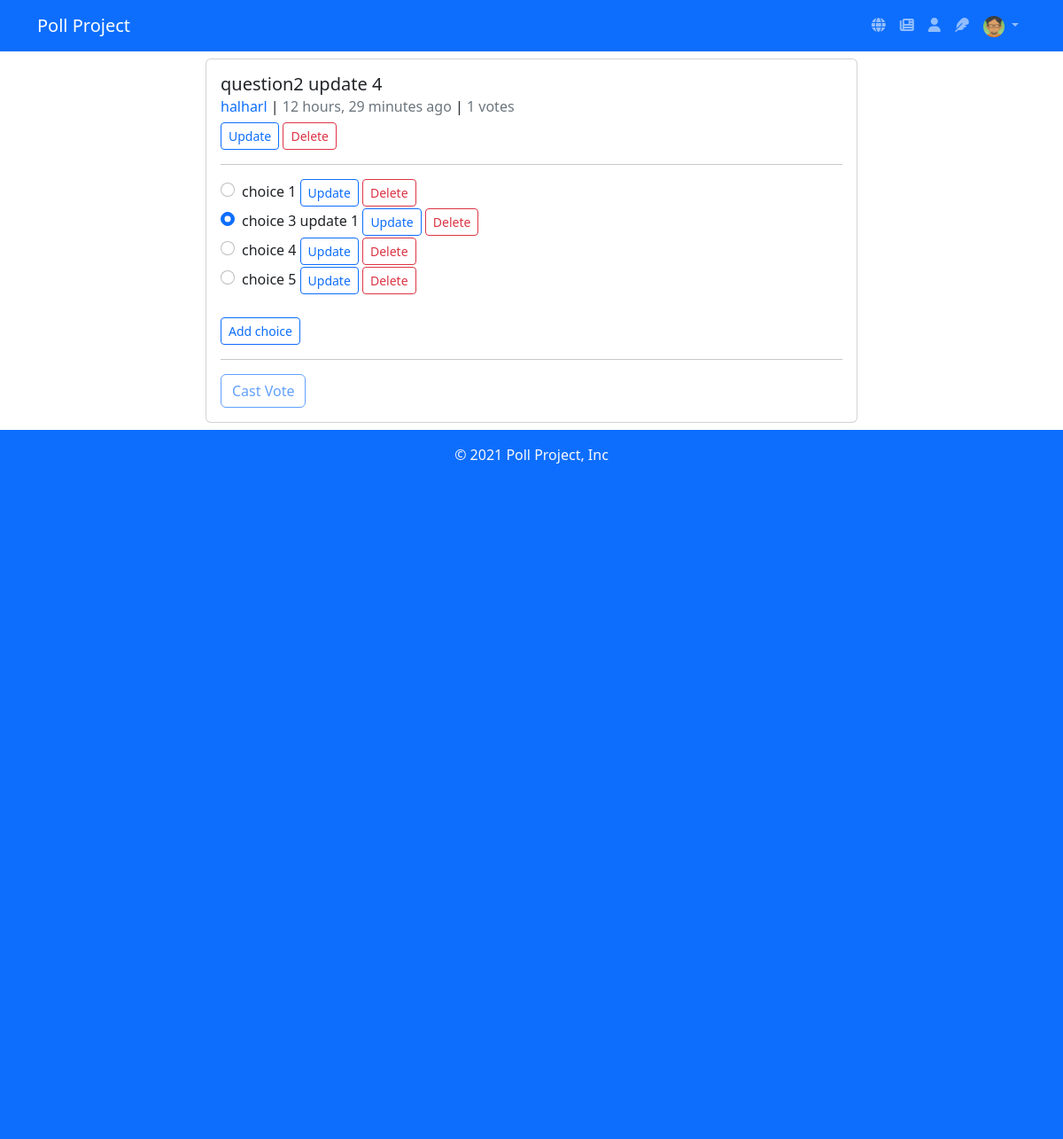
/polls/8/ (signed in), run on the app's committed database.
### profiles/models.py (models this page shows, shortened)
class Profile(models.Model):
    GENDER_CHOICES = (
        ("M", "Male"),
        ("F", "Female"),
    )
    user = models.OneToOneField(User, on_delete=models.CASCADE)
    image = models.ImageField(default="default.jpg", upload_to="profile_pics")
    location = models.CharField(max_length=100)
    gender = models.CharField(max_length=1, choices=GENDER_CHOICES)

### polls/models.py (models this page shows, shortened)
class Poll(models.Model):
    author = models.ForeignKey(User, on_delete=models.CASCADE)
    question = models.TextField(null=False, blank=False)
    date_added = models.DateTimeField(auto_now_add=True)
    @property
    def vote_count(self):
        return sum([choice.vote_count for choice in self.choice_set.all()])

class Choice(models.Model):
    question = models.ForeignKey(Poll, on_delete=models.CASCADE)
    choice = models.TextField(null=False, blank=False)
    date_added = models.DateTimeField(auto_now_add=True)
    @property
    def vote_count(self):
        return self.vote_set.count()

### polls/views.py (the view)
# urls.py: path("<int:pk>/", views.poll_detail, name="poll_detail"),
def poll_detail(request, pk):
    _object = get_object_or_404(Poll, id=pk)
    if request.user.is_authenticated:
        selections = Vote.objects.filter(user=request.user, choice__in=_object.choice_set.all()).values_list('choice', flat=True)
    else:
        selections = []
    context = {
        "object": _object,
        "selections": selections,
    }
    return render(request, "polls/poll_detail.html", context)

### polls_project/context_processors.py (called while the page is built)
def project_details(request):
    return {
        "project_name": "Poll Project",
    }

### polls/templates/polls/poll_detail.html (shortened to what this page needs)
{% extends 'base.html' %}
{% block content %}
<div class="row">
    <div class="col">
    </div>
    <div class="col-8 my-2">
        <div class="card">
          <div class="card-body">
            {% include 'polls/poll_header.html' %}
            <hr>
            <form method="post" action="{% url 'polls:vote_update' %}">
                {% for choice in object.choice_set.all %}
                <div class="form-check">
                  <input class="form-check-input" type="radio" name="flexRadioDefault" id="flexRadioDefault{{ choice.id }}" value="{{ choice.id }}" {% if choice.id in selections %}checked{% endif %}>
                  <label class="form-check-label" for="flexRadioDefault{{ choice.id }}">
                    {{ choice.choice }}
                    {% if user == object.author %}
                    <a href="{% url 'polls:choice_update' object.id choice.id %}" class="btn btn-outline-primary btn-sm">Update</a>
                    <a href="{% url 'polls:choice_delete' object.id choice.id %}" class="btn btn-outline-danger btn-sm">Delete</a>
                    {% endif %}
                  </label>
                </div>
                {% endfor %}
                {% if user == object.author %}
                <a href="{% url 'polls:choice_create' object.id %}" class="btn btn-outline-primary btn-sm mt-4">Add choice</a>
                {% endif %}
                {% if user.is_authenticated %}
                <hr>
                <button type="submit" class="btn btn-outline-primary" id="cast-vote" disabled>Cast Vote</button>
                {% endif %}
            </form>
          </div>
        </div>
    </div>
    <div class="col">
    </div>
</div>
{% endblock content %}

### templates/navbar.html (shortened to what this page needs)
{% url 'polls:poll_list' as poll_list %}
{% url 'polls:poll_subscribed_list' as subscribed_list %}
{% url 'polls:poll_create' as poll_create %}
{% url 'profiles:detail' user.id as profile %}
<nav class="navbar navbar-expand-lg navbar-dark custom-background-1 bg-primary">
  <div class="container container-fluid">
    <span class="navbar-brand mb-0 h1">{{ project_name }}</span>
      <ul class="navbar-nav">
        {% if user.is_authenticated %}
        <li class="nav-item">
          <a href="{{ poll_list }}" class="nav-link {% if request.path == poll_list %}active{% endif %}"><i class="fa-solid fa-globe"></i></a>
        </li>
        <li>
          <a href="{{ subscribed_list }}" class="nav-link {% if request.path == subscribed_list %}active{% endif %}"><i class="fa-solid fa-newspaper"></i></a>
        </li>
        <li>
          <a href="{{ profile }}" class="nav-link {% if request.path == profile %}active{% endif %}"><i class="fa-solid fa-user"></i></a>
        </li>
        <li>
          <a href="{{ poll_create }}" class="nav-link {% if request.path == poll_create %}active{% endif %}"><i class="fa-solid fa-feather"></i></a>
        </li>
        <li class="nav-item dropdown">
          <a class="nav-link dropdown-toggle" href="#" role="button" data-bs-toggle="dropdown" aria-expanded="false">
            <img src="{{ user.profile.image.url }}" class="rounded-circle" style="height: 24px;" />
          </a>
        </li>
        {% endif %}
      </ul>
    </div>
</nav>

### polls/templates/polls/poll_header.html
<a href="{% url 'polls:poll_detail' object.id %}" class="text-decoration-none text-dark"><h5 class="card-title">{{ object.question }}</h5></a>
<h6 class="card-subtitle mb-2">
    <a href="{% url 'profiles:detail' object.author.id %}" class="text-decoration-none">{{ object.author.username }}</a> |
    <span class="text-muted">{{ object.date_added|timesince }} ago</span> |
    <span class="text-muted">{{ object.vote_count }} votes </span>
</h6>
{% if user == object.author %}
<a href="{% url 'polls:poll_update' object.id %}" class="btn btn-outline-primary btn-sm">Update</a>
<a href="{% url 'polls:poll_delete' object.id %}" class="btn btn-outline-danger btn-sm">Delete</a>
{% endif %}

### data on the page
Poll: question "question2 update 4", author.username "halharl", date_added "12 hours, 29 minutes", vote_count "1"
Choice: flexRadioDefault "☐ choice 1 Update Delete", choice "choice 1"
Choice: flexRadioDefault "☑ choice 3 update 1 Update Delet", choice "choice 3 update 1"
Choice: flexRadioDefault "☐ choice 4 Update Delete", choice "choice 4"
Choice: flexRadioDefault "☐ choice 5 Update Delete", choice "choice 5"

### other printed values
{{ project_name }} "Poll Project"
